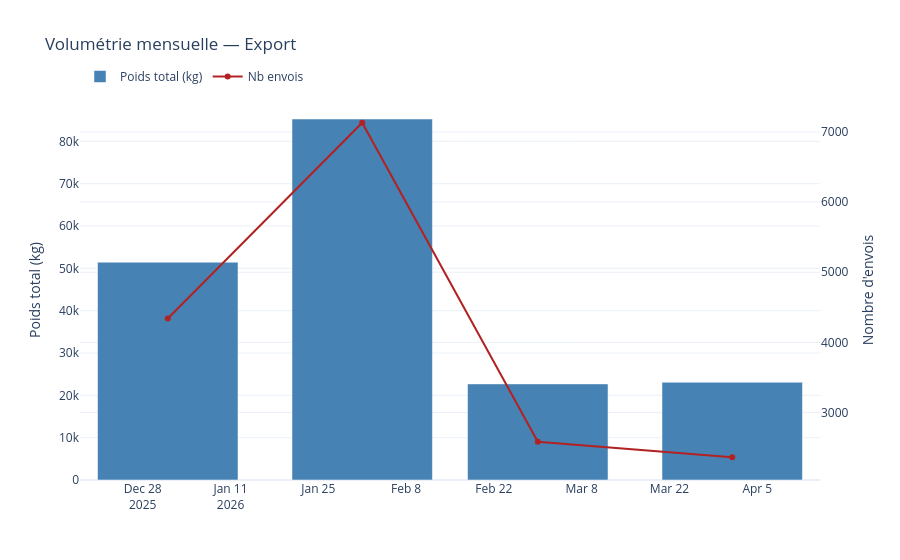

Write notebook code for a chart like this one.
### Code cell
# 1.9 Volumétrie mensuelle
date_col = find_col(raw, "date")
poids_col = find_col(raw, "poids")
tmp = raw[[date_col, poids_col]].dropna().copy()
tmp["mois"] = pd.to_datetime(tmp[date_col]).dt.to_period("M").astype(str)
monthly = tmp.groupby("mois")[poids_col].agg(["sum", "count"]).reset_index()

fig = go.Figure()
fig.add_bar(x=monthly["mois"], y=monthly["sum"], name="Poids total (kg)", marker_color="steelblue")
fig.add_scatter(x=monthly["mois"], y=monthly["count"], name="Nb envois", yaxis="y2",
                mode="lines+markers", line=dict(color="firebrick"))
fig.update_layout(title=f"Volumétrie mensuelle — {DATASET_NAME}",
                  yaxis=dict(title="Poids total (kg)"),
                  yaxis2=dict(title="Nombre d'envois", overlaying="y", side="right"),
                  template="plotly_white", legend=dict(orientation="h", y=1.1))
fig.show()

### Figure 1 — Plotly figure (JSON) as saved in the notebook; plotly's stock layout.template omitted (floating-point values rounded to 4 significant figures)
{"data": [{"marker": {"color": "steelblue"}, "name": "Poids total (kg)", "type": "bar", "x": ["2026-01", "2026-02", "2026-03", "2026-04"], "y": [51460.0, 85280.0, 22700.0, 23100.0]}, {"line": {"color": "firebrick"}, "mode": "lines+markers", "name": "Nb envois", "type": "scatter", "x": ["2026-01", "2026-02", "2026-03", "2026-04"], "y": [4341, 7131, 2583, 2362], "yaxis": "y2"}], "layout": {"legend": {"orientation": "h", "y": 1.1}, "title": {"text": "Volumétrie mensuelle — Export"}, "yaxis": {"title": {"text": "Poids total (kg)"}}, "yaxis2": {"overlaying": "y", "side": "right", "title": {"text": "Nombre d'envois"}}}}
